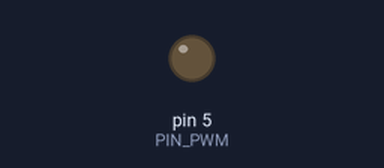
A sketch run on a simulated Arduino Uno, built with avr-gcc and run on an emulated ATmega328P. Parts: output pins drawn as LEDs (lit = HIGH).

Above: at 0.15 s.
Timing chart, 0 to 0.1 s (numbered marks = the images above):
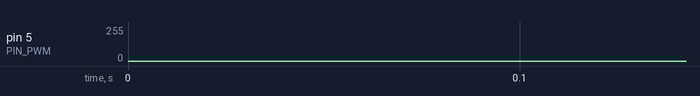

The sketch:

test_PWM_01.ino
```cpp
#include <SD.h>

#include "sound.h"

#define PIN_SD 10
#define PIN_PWM 5

#define PLAY_FREQ 44100

boolean playing = false;

int freq;
int samplesPerCycle;
long x = 0;
long xx = 0;

File dataFile;
char sdVal;

void setup() {
  Serial.begin(9600);

  //-- init tone
  freq = 440; // "C" note
  samplesPerCycle = PLAY_FREQ / freq;
/*
  // -- setup SD
  Serial.print("Initializing SD card...");
  if (SD.begin(PIN_SD)) {
    Serial.println("card initialized.");
  } else {
    Serial.println("Card failed, or not present");
    return;
  }

  delay(999);

  dataFile = SD.open("zemer_8.raw");
  if (dataFile) {
    Serial.println("openning file");
  } else {
    Serial.println("File failed, or not present");
    return;
  }
*/
  //dataFile.close();

  // -- setup interrupts and timers (timer2)
  initTimerInterrupts();

  playing = true;


     //-- PWM SETUP
    // https://playground.arduino.cc/Main/TimerPWMCheatsheet
    // set clock prescaler:
    // 0x01 = 1 = 62,500 KHz
    // will affect millis() and delay()
    pinMode(PIN_PWM,OUTPUT);
    TCCR0B = (TCCR0B & 0b11111000) | 0x01;
    analogWrite(PIN_PWM,128);

}

void loop() {

  if (playing) {
    // -- TONE
    //char val=(127 + 127 * sin(2.0 * PI * (float)x / (float)samplesPerCycle));
    //char val=x;
    //playByte(val);
    //playByte((char)(x));

    // -- h. file
    playByte(sound[xx]);
    //playBytePWM(sound[xx]);
    //playBytePWM(0);

    // -- SD
    //playByte(sdVal);
  }

}

void initTimerInterrupts() {
  //set timer2 interrupt at ~44kHz

  noInterrupts();
  //reset timer 2
  TCCR2A = 0;// set entire TCCR2A register to 0
  TCCR2B = 0;// same for TCCR2B
  TCNT2  = 0;//initialize counter value to 0

  // turn on CTC mode
  TCCR2A |= (1 << WGM21);

  // enable timer compare interrupt
  TIMSK2 |= (1 << OCIE2A);

  // Set CS21 bit for 8 prescaler
  TCCR2B |= (1 << CS21);

  // set compare match register for 44.1khz increments
  OCR2A = 45;// = (16*10^6) / (44000*8) - 1 (must be <256)
  //OCR2A = 249;// = (16*10^6) / (44000*8) - 1 (must be <256)

  interrupts();
}

//Interrupt at freq of 1kHz to measure reed switch
ISR(TIMER2_COMPA_vect) {

  if (!playing)
    return;

  //from tone generator
  x++;
  if (x >= samplesPerCycle)
    x = 0;

  //from .h file
  xx++;
  if (xx >= sizeof(sound))
    xx = 0;

  //from SD
  /*
    if (dataFile) {
    if (dataFile.available()) {
      sdVal = dataFile.read();
    } else {
      dataFile.seek(0);
    }
    }
  */

}

//////////////////////////////////////

void playByte(byte val) {
  analogWrite(PIN_PWM, (val>>0));
}

/****************
void playBytePWM(byte val) {
  analogWrite(PIN_PWM, (int)val);
}
*****************/
//////////////////////////////////////
```

Source omitted: sound.h (data table, 4296 bytes)
